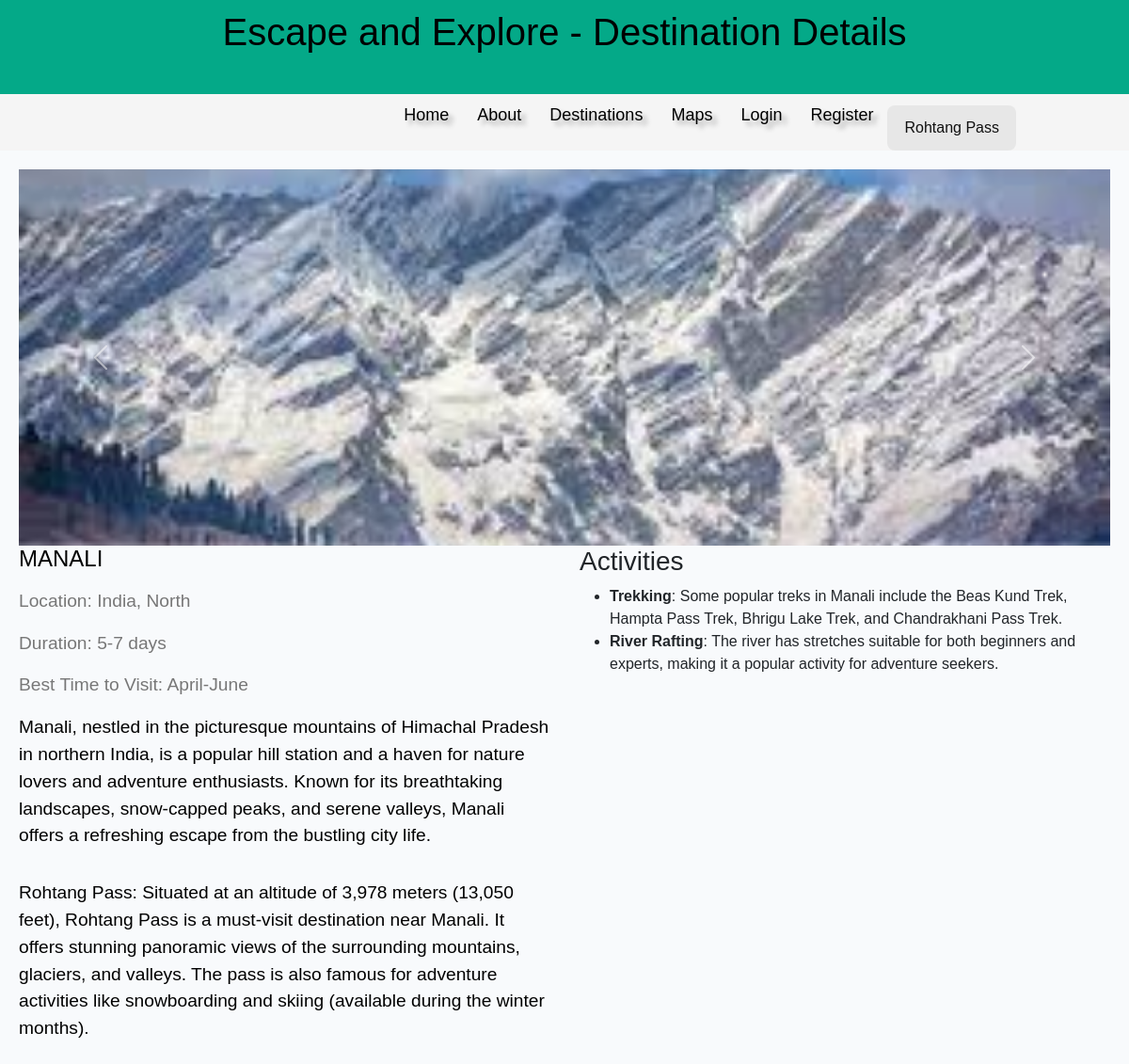
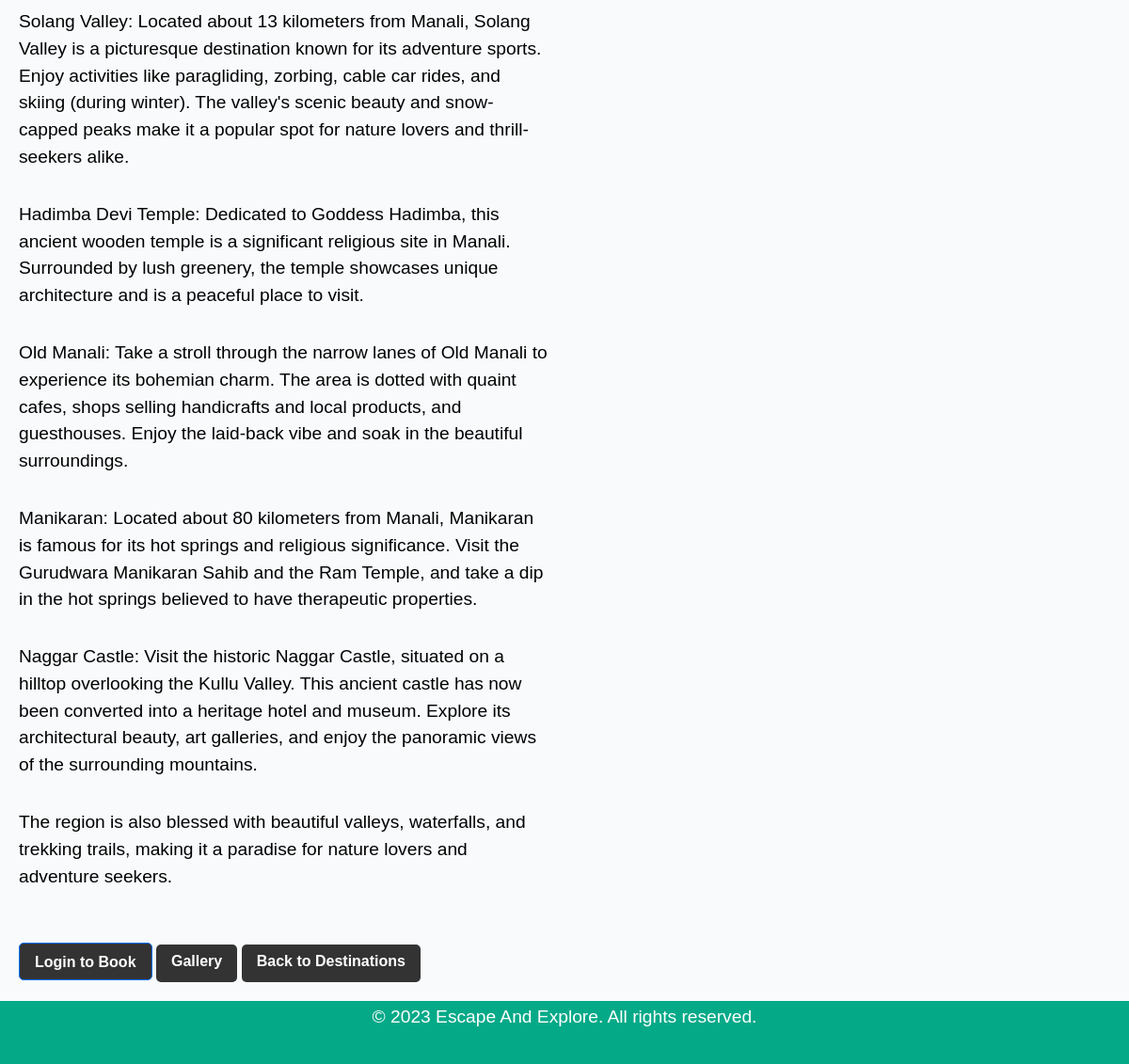
/destination_detail/2, run on the app's committed database (2 pictures, top to bottom).
### app.py (models this page shows)
class Package(db.Model):
    id = db.Column(db.Integer, primary_key=True)
    name = db.Column(db.String(150), nullable=False)
    description = db.Column(db.Text, nullable=False)
    image = db.Column(db.String(150), nullable=False)
    location = db.Column(db.String(150))
    duration = db.Column(db.String(50))
    best_time = db.Column(db.String(50))
    activities = db.Column(db.Text)
    bookings = db.relationship('Booking', backref='package', lazy=True)
    buses = db.relationship('Bus', backref='package', lazy=True)

### app.py (the view)
@app.route('/destination_detail/<int:package_id>')
def destination_detail(package_id):
    package = Package.query.get_or_404(package_id)
    return render_template('destination_detail.html', package=package)

### app.py (called while the page is built, shortened)
@app.context_processor
def inject_user():
    return {
        'is_authenticated': False,
        'current_user': None
    }

### templates/destination_detail.html (shortened to what this page needs)
<!DOCTYPE html>
<html>
<head>
  <link href="https://cdn.jsdelivr.net/npm/bootstrap@5.3.0/dist/css/bootstrap.min.css" rel="stylesheet">
  <link rel="stylesheet" type="text/css" href="{{ url_for('static', filename='css/style.css') }}" />
</head>
<body class="non-home">
  <header>
    <h1>Escape and Explore - Destination Details</h1>
  </header>
  <div class="nav">
    <div class="nav-menu">
      <ul>
        <li><a href="{{ url_for('index') }}">Home</a></li>
        <li><a href="#about">About</a></li>
        <li><a href="{{ url_for('packages') }}">Destinations</a></li>
        <li><a href="{{ url_for('maps') }}">Maps</a></li>
        {% if not is_authenticated %}
        <li><a href="{{ url_for('login') }}">Login</a></li>
        <li><a href="{{ url_for('register') }}">Register</a></li>
        {% else %}
        <li><a href="{{ url_for('mybookings') }}">My Bookings</a></li>
        <li><a href="{{ url_for('logout') }}">Logout</a></li>
        {% endif %}
      </ul>
    </div>
  <div id="carousel-caption" class="carousel-image-caption" aria-live="polite"></div>
  </div>
  <div class="container">
    <div id="imageCarousel" class="carousel slide" data-bs-ride="carousel" data-bs-interval="2000">
      <div class="carousel-inner">
        {% if package.name == 'GOA' %}
        <div class="carousel-item">
          <img src="{{ url_for('static', filename='images/goa1.jpg') }}" class="d-block w-100" alt="Calangute Beach">
        </div>
        <div class="carousel-item">
          <img src="{{ url_for('static', filename='images/goa2.jpeg') }}" class="d-block w-100" alt="Old Goa">
        </div>
        <div class="carousel-item">
          <img src="{{ url_for('static', filename='images/goa3.jpeg') }}" class="d-block w-100" alt="Dudhsagar Falls">
        </div>
        <div class="carousel-item">
          <img src="{{ url_for('static', filename='images/goa4.jpeg') }}" class="d-block w-100" alt="Panaji">
        </div>
        <div class="carousel-item">
          <img src="{{ url_for('static', filename='images/goa5.jpeg') }}" class="d-block w-100" alt="Anjuna Flea Market">
        </div>
        <div class="carousel-item">
          <img src="{{ url_for('static', filename='images/goa6.jpeg') }}" class="d-block w-100" alt="Fort Aguada">
        </div>
        {% elif package.name == 'MANALI' %}
        <div class="carousel-item">
          <img src="{{ url_for('static', filename='images/manali1.jpeg') }}" class="d-block w-100" alt="Rohtang Pass">
        </div>
        {% endif %}
      </div>
      <button class="carousel-control-prev" type="button" data-bs-target="#imageCarousel" data-bs-slide="prev">
        <span class="carousel-control-prev-icon" aria-hidden="true"></span>
      </button>
      <button class="carousel-control-next" type="button" data-bs-target="#imageCarousel" data-bs-slide="next">
        <span class="carousel-control-next-icon" aria-hidden="true"></span>
      </button>
    </div>
    <div class="destination-info">
      <div class="destination-description">
        <h2 class="destination-title">{{ package.name }}</h2>
        <p class="destination-meta">Location: {{ package.location }}</p>
        <p class="destination-meta">Duration: {{ package.duration }}</p>
        <p class="destination-meta">Best Time to Visit: {{ package.best_time }}</p>
        {% if package.description %}
          {% for para in package.description.split('\n\n') %}
            <p>{{ para.strip().replace('\n', '<br>')|safe }}</p>
          {% endfor %}
        {% endif %}
      </div>
      <div class="destination-activities">
        {% if package.activities %}
        <h3>Activities</h3>
        <ul>
        {% for activity in package.activities.split('||') %}
          {% set parts = activity.split(':', 1) %}
          <li>
            <strong>{{ parts[0].strip() }}</strong>{% if parts|length > 1 %}: {{ parts[1].strip() }}{% endif %}
          </li>
        {% endfor %}
        </ul>
        {% endif %}
      </div>
    </div>
    {% if is_authenticated %}
    <a href="{{ url_for('booking', package_id=package.id) }}" class="about-button">Book Now</a>
    {% else %}
    <button class="btn btn-primary about-button" onclick="window.location.href='{{ url_for('login') }}'">Login to Book</button>
    {% endif %}
    <a href="{{ url_for('gallery', package_id=package.id) }}" class="about-button">Gallery</a>
    <a href="{{ url_for('packages') }}" class="about-button">Back to Destinations</a>
  </div>
  <footer>
    <p>&copy; 2023 Escape And Explore. All rights reserved.</p>
  </footer>
</body>
</html>

### static/css/style.css (style rules this page uses)
body { font-family: Arial, sans-serif; margin: 0; padding: 0; background-color: rgb(248, 250, 252); }
.nav { width: 100%; background-color: #f8f7f741; display: flex; justify-content:end; padding: 0 10%; align-items: center; }
.nav-menu ul { display: flex; list-style:none; }
.nav-menu ul a { text-decoration: none; color: #000; text-shadow: 5px 5px 5px rgba(0,0,0,0.3); font-size: 18px; margin: 0 15px; transition: color .4s; }
h1 { font-family: 'Trebuchet MS', 'Lucida Sans Unicode', 'Lucida Grande', 'Lucida Sans', Arial, sans-serif; font-size: 4rem; margin-bottom: 2rem; }
.about-button { display: inline-block; background-color: #333; color: #fff; padding: 8px 16px; text-decoration: none; font-weight: bold; border-radius: 5px; transition: background-color 0.3s; line-height: 1.2; height: 40px; }
.container { max-width: 1200px; margin: 0 auto; padding: 20px; }
h2 { font-size: 2rem; margin-bottom: 1rem; }
p { font-size: 1.2rem; margin-bottom: 2rem; }
footer { background-color:rgb(4, 169, 136); color: #fff; padding: 3px; text-align: center; }
header { background-color:rgb(4, 169, 136); color:black; padding: 20px; text-align: center; }
.non-home .nav { background-color: #f5f5f5 !important; }
.non-home header { padding: 10px; }
.non-home h1 { font-size: 2.5rem; }
.non-home h2 { font-size: 1.5rem; }
.destination-info { display: flex; justify-content: space-between; align-items: flex-start; margin-bottom: 1.5rem; }
.destination-description { flex: 1; margin-right: 2rem; color:black; }
.destination-title { font-size: 2rem; margin-bottom: 1rem; }
.destination-meta { font-size: 1.2rem; color: #777; margin-bottom: 1rem; }
.destination-activities { flex: 1; }
* { box-sizing: border-box; }
.non-home { display: flex; flex-direction: column; min-height: 100vh; }
.non-home footer { margin-top: auto; }
.carousel { height: 400px; }
.carousel-inner, .carousel-item, .carousel-item img { height: 400px; }
.carousel-item img { object-fit: cover; width: 100%; }

### templates/destination_detail.html (style rules this page uses)
.carousel-image-caption { margin-top: 12px; padding: 12px 18px; background: rgba(0,0,0,0.06); border-radius: 8px; color: #111; font-size: 1rem; }

### data on the page
Package: name "MANALI", location "India, North", duration "5-7 days", best_time "April-June"

### other printed values
{{ para.strip().replace('\n', '<br>')|safe }} "The region is also blessed with beautiful valleys, waterfalls, and trekking trails, making it a paradise for nature lovers and adventure seekers."
{{ parts[0].strip() }} "Trekking" "River Rafting"
{{ parts[1].strip() }} "Some popular treks in Manali include the Beas Kund Trek, Hampta Pass Trek, Bhrigu Lake Trek, and Chandrakhani Pass Trek." "The river has stretches suitable for both beginners and experts, making it a popular activity for adventure seekers."
